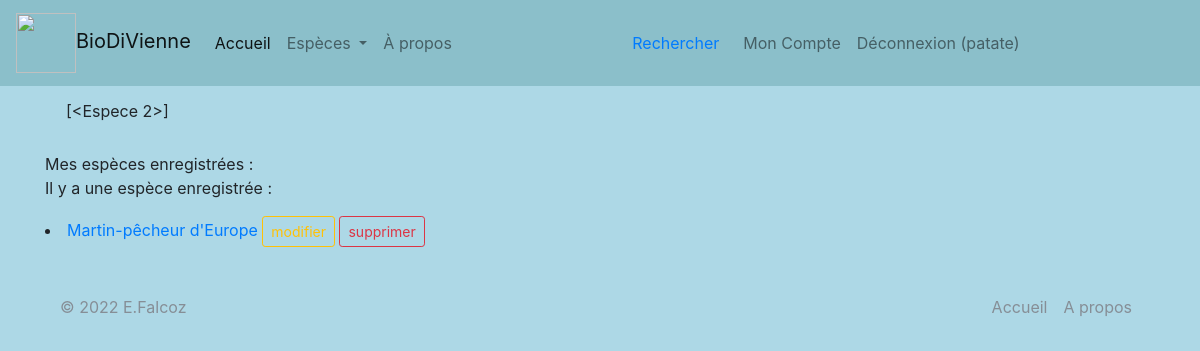
/moncompte (signed in), run on an earlier commit of the app's database.
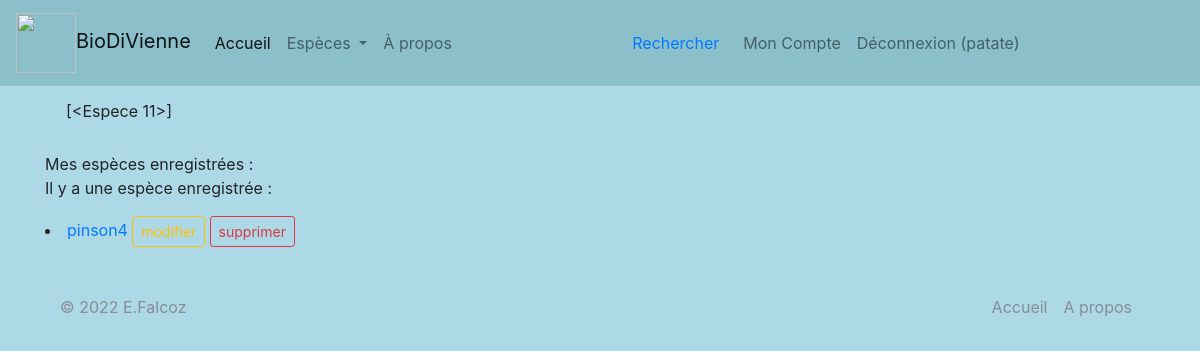
And on a later commit of the database.
### app25OK.py (models this page shows)
class Espece(db.Model):
    espece_id = db.Column(db.Integer, unique=True, nullable=False, primary_key=True, autoincrement=True)
    espece_fichier = db.Column(db.Text, unique=True, nullable=False)
    espece_regne = db.Column(db.Text, nullable=False)
    espece_nom_vernaculaire = db.Column(db.Text)
    espece_nom_latin = db.Column(db.Text)
    espece_description = db.Column(db.Text)
    espece_preoccupation = db.Column(db.Text)
    espece_droit_image = db.Column(db.Text)
    authorships = db.relationship("Authorship", back_populates="espece")

### app25OK.py (the view)
@app.route('/moncompte')
def mon_compte():
    especes_user = db.session.query(Espece)\
        .filter(Espece.espece_id == Authorship.authorship_espece_id)\
        .filter(User.user_id == Authorship.authorship_user_id)\
        .filter(User.user_id == current_user.user_id).all()
    flash(especes_user)
    return render_template('pages/moncompte.html', especes=especes_user)

### app25OK.py (called while the page is built)
@login.user_loader
def trouver_utilisateur_via_id(identifiant):
    return User.query.get(int(identifiant))

### templates/pages/moncompte.html (shortened to what this page needs)
{% extends "conteneur3.html" %}
{% block corps %}
<!DOCTYPE html>
<html lang="en">
<head>
</head>
<body>
    {% if action == "suppr" %}
        {% if statut == 0 %}
        <div class="alert alert-warning" role="alert">Erreur suppression. Veuillez réessayer.</div>
        {% else %}
        <div class="alert alert-success" role="alert">L'espèce a bien été supprimée.</div>
        {% endif %}
    {% elif action == "modif" %}
        {% if statut == 0 %}
        <div class="alert alert-warning" role="alert">Erreur modification. Veuillez réessayer.</div>
        {% else %}
        <div class="alert alert-success" role="alert">L'espèce a bien été modifiée.</div>
        {% endif %}
    {% else %}
    Mes espèces enregistrées :
        {% if especes|length == 0 %}
        Il n'y a pas d'espèces.
        {% elif especes|length == 1 %}
        <p>Il y a une espèce enregistrée :</p>
        {% else %}
        <p>Il y a {{ especes|length }} enregistrées :</p>
        {% endif %}
        {% for espece in especes %}
                        <li><a href="{{url_for('espece', espece_id=espece.espece_id)}}">{{espece.espece_nom_vernaculaire}}</a>
                            <a type="button" class="btn btn-outline-warning btn-sm" href="{{url_for('espece_modif', espece_id=espece.espece_id)}}">modifier</a>
                            <a type="button" class="btn btn-outline-danger btn-sm" href="{{url_for('espece_supp', espece_id=espece.espece_id)}}">supprimer</a>
                        </li>
            {% endfor %}
    {% endif %}
{% endblock %}

### templates/conteneur3.html (shortened to what this page needs)
<!DOCTYPE html>
<html lang="fr">
<head>
    <head>
    {% include "partials/css.html" %}
        <link rel="stylesheet" href="/static/css/style.css">
</head>
<body>
    <nav class="navbar navbar-expand-lg navbar-light" style="background-color: #8bbfca;">
        <a class="navbar-brand" href="{{url_for('accueil')}}"> <img class="d-inline-block" src="{{url_for('static', filename='images/pavot.png')}}" width="60" height="60" class="d-inline-block align-text-top"/>BioDiVienne</a>
        <ul class="navbar-nav mr-auto mt-2 mt-lg-0">
          <li class="nav-item active">
            <a class="nav-link" href="{{url_for('accueil')}}">Accueil</a>
          </li>
          <li class="nav-item dropdown nav-item">
            <a class="nav-link dropdown-toggle" href="#" id="EspecesDropdown" role="button" data-toggle="dropdown" aria-haspopup="true" aria-expanded="false">
              Espèces
            </a>
          </li>
            <li class="nav-item">
            <a class="nav-link" href="{{url_for('page_apropos')}}">À propos</a>
          </li>
        </ul>
        <form class="form-inline my-2 my-lg-0" action="{{url_for('recherche')}}" method="GET">
            <a class="nav-link" src="{{url_for('recherche')}}" href="{{url_for('recherche')}}">Rechercher</a>
        </form>
        <ul class="navbar-nav mr-auto">
            <ul class="navbar-nav mr-auto">
                {% if not current_user.is_authenticated %}
                  <li class="nav-item">
                    <a class="nav-link" href="{{url_for("inscription")}}">Inscription</a>
                  </li>
                  <li class="nav-item">
                    <a class="nav-link" href="{{url_for("connexion")}}">Connexion</a>
                  </li>
                {% else %}
                <li class="nav-item">
                <a class="nav-link" href="{{url_for("mon_compte")}}">Mon Compte</a>
                </li>
                  <li class="nav-item">
                    <a class="nav-link" href="{{url_for("deconnexion")}}">Déconnexion ({{current_user.user_nom}})</a>
                  </li>
                {% endif %}
            </ul>
    </nav>
      <div class="container">
        {% with messages = get_flashed_messages(with_categories=true) %}
          {% if messages %}
          <div class="row">
              <div class="col">
                {% for category, message in messages %}
                  <div class="alert alert-{{category}}" role="alert">{{ message }}</div>
                {% endfor %}
              </div>
          </div>
      </div>
          {% endif %}
        {% endwith %}
    <div class="container">
        <div class="row">
            <div class="col">
            {% block corps %}{% endblock %}
            </div>
        </div>
    </div>
</body>
<div class="container">
  <footer class="d-flex flex-wrap justify-content-between align-items-center py-3 my-4 border-top">
    <p class="col-md-4 mb-0 text-muted">&copy; 2022 E.Falcoz</p>
    <a name="favicon" href="static/images/pavot.png" class="col-md-4 d-flex align-items-center justify-content-center mb-3 mb-md-0 me-md-auto link-dark text-decoration-none">
      <svg class="bi me-2" width="40" height="32"><use xlink:href="#bootstrap"/></svg>
    </a>
    <ul class="nav col-md-4 justify-content-end">
      <li class="nav-item"><a href="{{url_for('accueil')}}" class="nav-link px-2 text-muted">Accueil</a></li>
      <li class="nav-item"><a href="{{url_for('page_apropos')}}" class="nav-link px-2 text-muted">A propos</a></li>
    </ul>
  </footer>
</div>
</html>

What changed in the data, as far as the page shows it:
removed Espece: espece_nom_vernaculaire "Martin-pêcheur d'Europe"
added Espece: espece_nom_vernaculaire "pinson4"
Also different on the page:
new list line: "[<Espece 11>]"
list line gone: "[<Espece 2>]"
